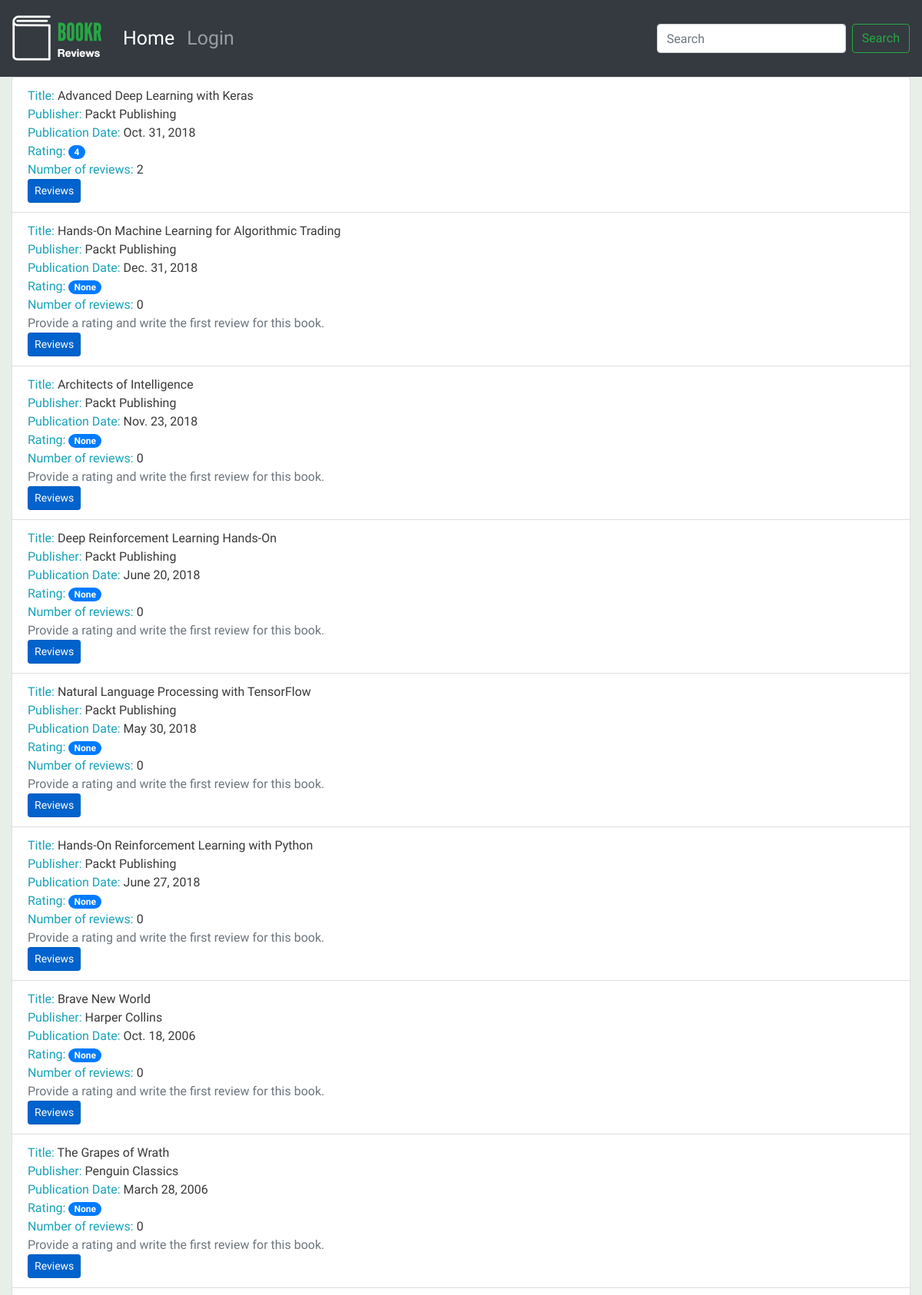
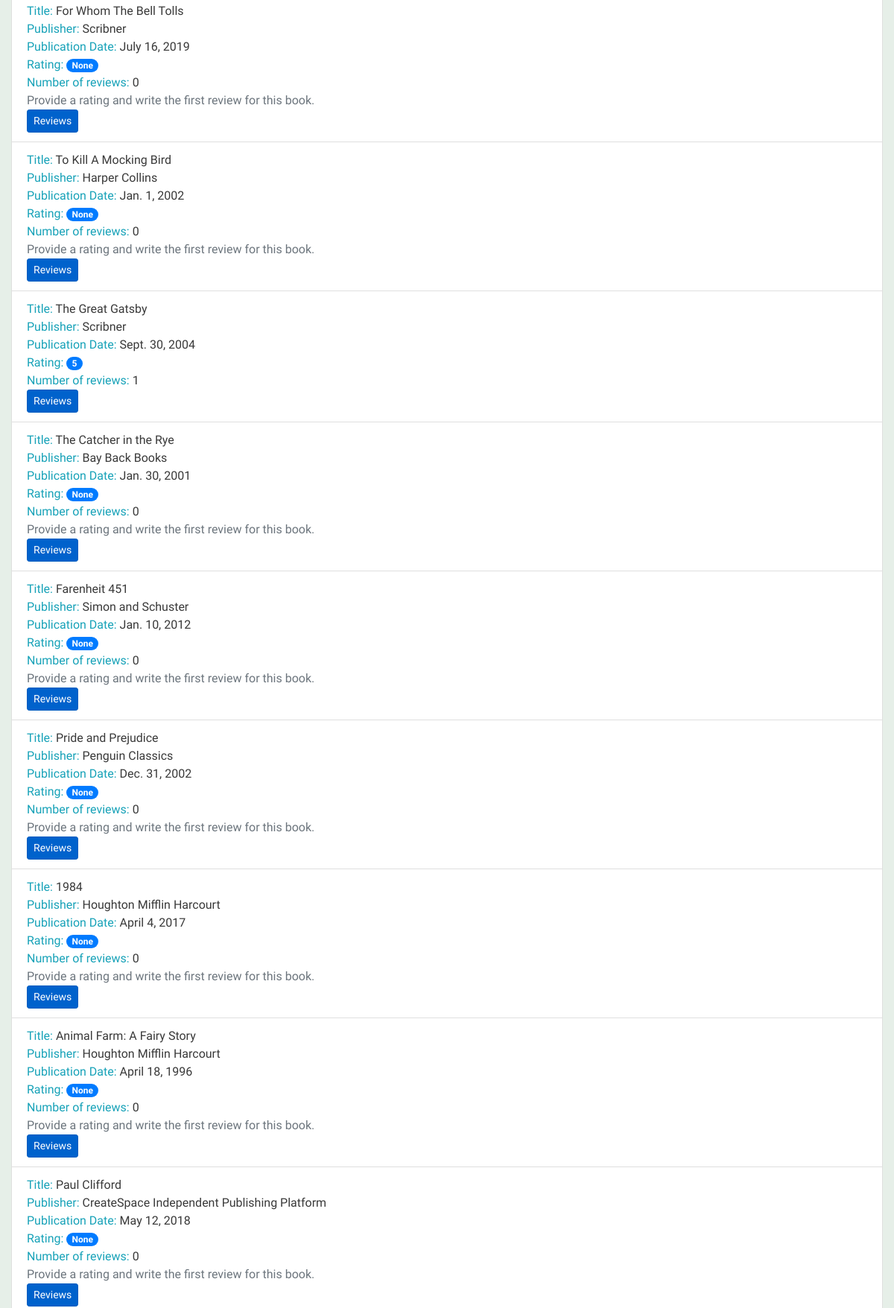
The page /books/ (upper part) on the database its author committed (2 pictures, top to bottom).
### reviews/models.py (models this page shows, shortened)
class Book(models.Model):
    title = models.CharField(max_length=70, help_text="The title of the book.")
    publication_date = models.DateField(verbose_name="Date the book was published.")
    isbn = models.CharField(max_length=20, verbose_name="ISBN umber of the book.")
    publisher = models.ForeignKey(Publisher, on_delete=models.CASCADE)
    contributors = models.ManyToManyField('Contributor', through="BookContributor")
    cover = models.ImageField(upload_to="book_covers/", null=True, blank=True)
    sample = models.FileField(upload_to="book_samples/", null=True, blank=True)

class Publisher(models.Model):
    name = models.CharField(max_length=50, help_text="The name of the Publisher.")
    website = models.URLField(help_text="The Publisher's website.")
    email = models.EmailField(help_text="The Publisher's email address")
    def __str__(self):
        return self.name

### reviews/views.py (the view)
# urls.py: path('books/', views.book_list, name='book_list'),
def book_list(request):
    books = Book.objects.all()
    book_list = []
    for book in books:
        reviews = book.review_set.all()
        if reviews:
            book_rating= average_rating([review.rating for review in reviews])
            number_of_reviews = len(reviews)
        else:
            book_rating = None
            number_of_reviews = 0
        book_list.append({'book': book, 'book_rating': book_rating, 'number_of_reviews': number_of_reviews})
    context = {'book_list': book_list}
    return render(request, 'reviews/books_list.html', context)

### reviews/utils.py (called while the page is built)
def average_rating(rating_list):
    if not rating_list:
        return 0
    return round(sum(rating_list) / len(rating_list))

### reviews/templates/reviews/books_list.html (shortened to what this page needs)
{% extends 'reviews/base.html' %}
{% block content %}
<ul class="list-group">
  {% for item in book_list %}
  <li class="list-group-item">
      <span class="text-info">Title: </span> <span>{{ item.book.title }}</span>
      <br>
      <span class="text-info">Publisher: </span><span>{{ item.book.publisher }}</span>
      <br>
      <span class="text-info">Publication Date: </span><span>{{ item.book.publication_date }}</span>
      <br>
      <span class="text-info">Rating: </span><span class="badge badge-primary badge-pill">{{ item.book_rating }}</span>
      <br>
      <span class="text-info">Number of reviews: </span><span>{{ item.number_of_reviews }}</span>
      <br>
      {% if item.book_rating is null %}
      <span class="text-secondary">Provide a rating and write the first review for this book.</span>
      <br>
      {% endif %}
      <a class="btn btn-primary btn-sm active" role="button" aria-pressed="true" href="/books/{{ item.book.pk }}/">Reviews</a></li>
  {% endfor %}
</ul>
{% endblock %}

### static/main.css (style rules this page uses)
body { font-family: 'Source Sans Pro', sans-serif; background-color: #e6efe8; color: #393939; }

### rows shown on the page
Book: book "Advanced Deep Learning with Keras", book.publisher "Packt Publishing", book.publication_date "Oct. 31, 2018", book_rating "4", number_of_reviews "2"
Book: book "Hands-On Machine Learning for Algorithmic Trading", book.publisher "Packt Publishing", book.publication_date "Dec. 31, 2018", book_rating "None", number_of_reviews "0", shows "Provide a rating and write the first review for this book."
Book: book "Architects of Intelligence", book.publisher "Packt Publishing", book.publication_date "Nov. 23, 2018", book_rating "None", number_of_reviews "0", shows "Provide a rating and write the first review for this book."
Book: book "Deep Reinforcement Learning Hands-On", book.publisher "Packt Publishing", book.publication_date "June 20, 2018", book_rating "None", number_of_reviews "0", shows "Provide a rating and write the first review for this book."
Book: book "Natural Language Processing with TensorFlow", book.publisher "Packt Publishing", book.publication_date "May 30, 2018", book_rating "None", number_of_reviews "0", shows "Provide a rating and write the first review for this book."
Book: book "Hands-On Reinforcement Learning with Python", book.publisher "Packt Publishing", book.publication_date "June 27, 2018", book_rating "None", number_of_reviews "0", shows "Provide a rating and write the first review for this book."
Book: book "Brave New World", book.publisher "Harper Collins", book.publication_date "Oct. 18, 2006", book_rating "None", number_of_reviews "0", shows "Provide a rating and write the first review for this book."
Book: book "The Grapes of Wrath", book.publisher "Penguin Classics", book.publication_date "March 28, 2006", book_rating "None", number_of_reviews "0", shows "Provide a rating and write the first review for this book."
Book: book "For Whom The Bell Tolls", book.publisher "Scribner", book.publication_date "July 16, 2019", book_rating "None", number_of_reviews "0", shows "Provide a rating and write the first review for this book."
Book: book "To Kill A Mocking Bird", book.publisher "Harper Collins", book.publication_date "Jan. 1, 2002", book_rating "None", number_of_reviews "0", shows "Provide a rating and write the first review for this book."
Book: book "The Great Gatsby", book.publisher "Scribner", book.publication_date "Sept. 30, 2004", book_rating "5", number_of_reviews "1"
Book: book "The Catcher in the Rye", book.publisher "Bay Back Books", book.publication_date "Jan. 30, 2001", book_rating "None", number_of_reviews "0", shows "Provide a rating and write the first review for this book."
Book: book "Farenheit 451", book.publisher "Simon and Schuster", book.publication_date "Jan. 10, 2012", book_rating "None", number_of_reviews "0", shows "Provide a rating and write the first review for this book."
Book: book "Pride and Prejudice", book.publisher "Penguin Classics", book.publication_date "Dec. 31, 2002", book_rating "None", number_of_reviews "0", shows "Provide a rating and write the first review for this book."
Book: book "1984", book.publisher "Houghton Mifflin Harcourt", book.publication_date "April 4, 2017", book_rating "None", number_of_reviews "0", shows "Provide a rating and write the first review for this book."
Book: book "Animal Farm: A Fairy Story", book.publisher "Houghton Mifflin Harcourt", book.publication_date "April 18, 1996", book_rating "None", number_of_reviews "0", shows "Provide a rating and write the first review for this book."
Book: book "Paul Clifford", book.publisher "CreateSpace Independent Publishing Platform", book.publication_date "May 12, 2018", book_rating "None", number_of_reviews "0", shows "Provide a rating and write the first review for this book."
